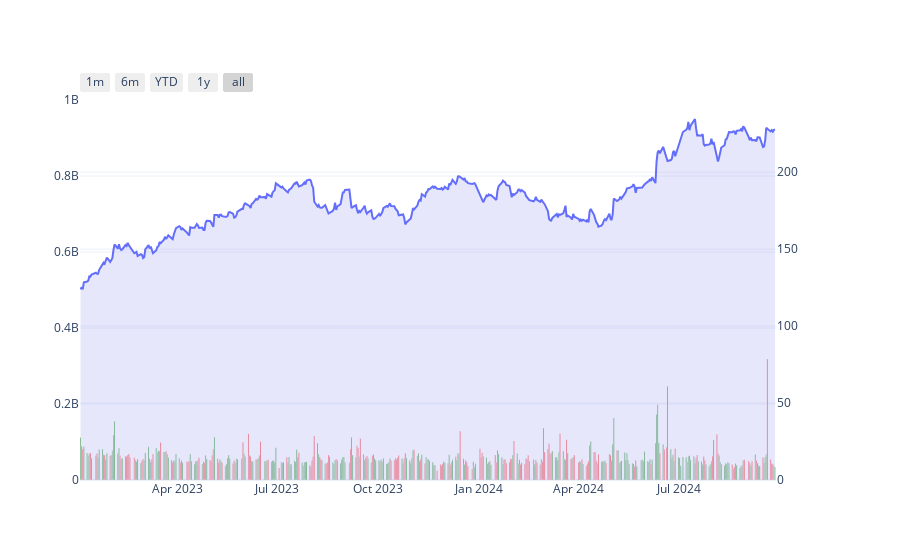

Source (notebook cell):
### Code cell
import plotly.graph_objects as go
from plotly.subplots import make_subplots

# Initiate the plot figure
fig = make_subplots(specs=[[{"secondary_y": True}]])

# Stock price area plot
area_plot = go.Scatter(x=stock.index, y=stock['Close'],
                       fill='tozeroy', fillcolor='rgba(133, 133, 241, 0.2)', showlegend=False)
fig.add_trace(area_plot, secondary_y=True)

# Stock volume bar plot
bar_plot = go.Bar(x=stock.index, y=stock['Volume'], marker_color=np.where(stock['Close'].pct_change() < 0, 'red', 'green'),
                  showlegend=False)
fig.add_trace(bar_plot, secondary_y=False)

# Add range selector buttons
fig.update_xaxes(
    rangeslider_visible=False,
    rangeselector=dict(
        buttons=list([
            dict(count=1, label="1m", step="month", stepmode="backward"),
            dict(count=6, label="6m", step="month", stepmode="backward"),
            dict(count=1, label="YTD", step="year", stepmode="todate"),
            dict(count=1, label="1y", step="year", stepmode="backward"),
            dict(step="all")
        ])
    )
)

# Customize the layout
fig.update_layout(template='plotly_white')
fig.update_yaxes(range=[0, 1000000000], secondary_y=False)
fig.show()

### Figure 1 — Plotly figure (JSON) as saved in the notebook; plotly's stock layout.template omitted (floating-point values rounded to 4 significant figures; data arrays with more than 128 entries replaced by an {"elided": "..."} marker saying what was removed)
{"data": [{"fill": "tozeroy", "fillcolor": "rgba(133, 133, 241, 0.2)", "showlegend": false, "type": "scatter", "x": {"elided": "437 str values"}, "xaxis": "x", "y": {"elided": "437 float values"}, "yaxis": "y2"}, {"marker": {"color": {"elided": "437 str values"}}, "showlegend": false, "type": "bar", "x": {"elided": "437 str values"}, "xaxis": "x", "y": {"elided": "437 int values"}, "yaxis": "y"}], "layout": {"xaxis": {"anchor": "y", "domain": [0, 0.94], "rangeselector": {"buttons": [{"count": 1, "label": "1m", "step": "month", "stepmode": "backward"}, {"count": 6, "label": "6m", "step": "month", "stepmode": "backward"}, {"count": 1, "label": "YTD", "step": "year", "stepmode": "todate"}, {"count": 1, "label": "1y", "step": "year", "stepmode": "backward"}, {"step": "all"}]}, "rangeslider": {"visible": false}}, "yaxis": {"anchor": "x", "domain": [0, 1], "range": [0, 1000000000]}, "yaxis2": {"anchor": "x", "overlaying": "y", "side": "right"}}}
